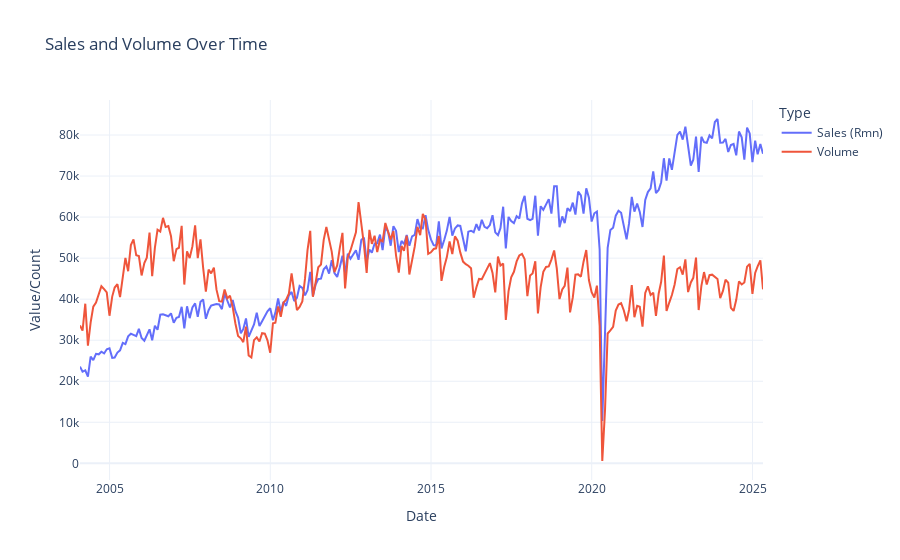

Notebook code cell kept with this figure:
### Markdown cell above
### a. Statistical Exploration

### Code cell
# Combine both series into one DataFrame
combined_df = pd.concat([
    sales.rename(columns={sales.columns[0]: 'Sales (Rmn)'}),
    vol.rename(columns={vol.columns[0]: 'Volume'})
], axis=1)

# Reset index to get date as a column
combined_df = combined_df.reset_index().rename(columns={'index': 'Date'})

# Melt to long format for seaborn lineplot
long_df = combined_df.melt(id_vars='Date', value_vars=['Sales (Rmn)', 'Volume'], 
                           var_name='Type', value_name='Value')

# Create interactive Plotly line chart
fig = px.line(
    long_df,
    x='Date',
    y='Value',
    color='Type',
    title='Sales and Volume Over Time',
    labels={'Value': 'Value/Count', 'Date': 'Date', 'Type': 'Legend'}
)

# Optional: Style tweaks
fig.update_layout(
    template='plotly_white',
    legend_title_text='Type',
    xaxis_title='Date',
    yaxis_title='Value/Count'
)

# Show the plot
fig.show()

### Figure 1 — Plotly figure (JSON) as saved in the notebook; plotly's stock layout.template omitted (floating-point values rounded to 4 significant figures; data arrays with more than 128 entries replaced by an {"elided": "..."} marker saying what was removed)
{"data": [{"hovertemplate": "Legend=Sales (Rmn)<br>Date=%{x}<br>Value/Count=%{y}<extra></extra>", "legendgroup": "Sales (Rmn)", "line": {"color": "#636efa", "dash": "solid"}, "marker": {"symbol": "circle"}, "mode": "lines", "name": "Sales (Rmn)", "orientation": "v", "showlegend": true, "type": "scatter", "x": {"elided": "256 str values"}, "xaxis": "x", "y": {"elided": "256 int values"}, "yaxis": "y"}, {"hovertemplate": "Legend=Volume<br>Date=%{x}<br>Value/Count=%{y}<extra></extra>", "legendgroup": "Volume", "line": {"color": "#EF553B", "dash": "solid"}, "marker": {"symbol": "circle"}, "mode": "lines", "name": "Volume", "orientation": "v", "showlegend": true, "type": "scatter", "x": {"elided": "256 str values"}, "xaxis": "x", "y": {"elided": "256 int values"}, "yaxis": "y"}], "layout": {"legend": {"title": {"text": "Type"}, "tracegroupgap": 0}, "title": {"text": "Sales and Volume Over Time"}, "xaxis": {"anchor": "y", "domain": [0, 1], "title": {"text": "Date"}}, "yaxis": {"anchor": "x", "domain": [0, 1], "title": {"text": "Value/Count"}}}}
